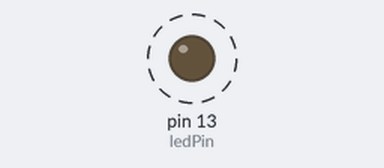
Bench run of a sketch on a simulated Arduino Uno, built with avr-gcc and run on an emulated ATmega328P. On the bench: output pins drawn as LEDs (lit = HIGH). Dashed ring = blinking.

Above: at 0.05 s.
Timing chart, 0 to 3.0 s (numbered marks = the images above):
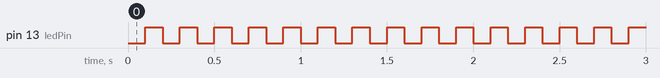

The sketch:

ex6-0-3.ino
```cpp
#define ledPin 13
/*
T = (65536 - TCNT1) × (Prescaler / Fosc)
(T x Fosc) / (Prescaler) =  (65536 - TCNT1)
TCNT1 = 65536 - [(T x Fosc) / (Prescaler)]
------
T=  100ms
Fosc= 16000000 (16Mhz)
Prescaler = 64
-------
TCNT1 = 65536 - [(100 x 16000000) / (64)]
TCNT1 = 40536
TCNT1 = 0x9E58 (decimal)

*/

void setup() {
  pinMode(ledPin, OUTPUT);
  Serial.begin(115200);

  //timer1 interrupção 100ms
  TCCR1A = 0;
  TCCR1B = 0;

  //prescaler=64: CS11= 1 e CS10= 1
  TCCR1B |= (1 << CS11) | (1 << CS10);

  TCNT1 = 0x9E58;

  TIMSK1 |= (1 << TOIE1);  //overflow
}

void loop() {

}

//interrupção do timer1
ISR(TIMER1_OVF_vect) {
  TCNT1 = 0x9E58;          //reinicia timer com o valor calculado
  digitalWrite(ledPin, !digitalRead(ledPin)); //pisca led
}
```

Measured:
- by itself, pin 13 (ledPin): alternates HIGH for 0.10 s and LOW for 0.10 s
